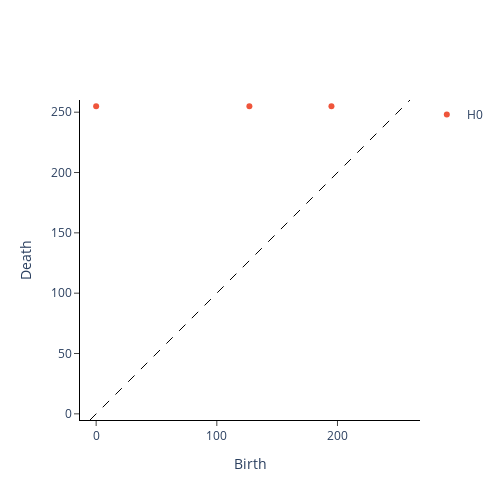

Notebook cell for this chart:
### Markdown cell above
*The correct answer is hidden here. Highlight or double-click to open the cell to see it when you're ready. No peeking!*

<font color='white'>
Three $H_0$ components.    
</font>

### Code cell
# Find Cubical Persistence

Density = [img]
cubical_persistence = CubicalPersistence(n_jobs=-1, reduced_homology=False)
Persistence = cubical_persistence.fit_transform(Density)

filtered = Filtering(epsilon=10 ** -2)
Filtered_Persistence = filtered.fit_transform(Persistence)
plot = filtered.plot(Filtered_Persistence)
plot.show()

### Figure 1 — Plotly figure (JSON) as saved in the notebook; plotly's stock layout.template omitted (floating-point values rounded to 4 significant figures)
{"data": [{"hoverinfo": "none", "line": {"color": "black", "dash": "dash", "width": 1}, "mode": "lines", "showlegend": false, "type": "scatter", "x": [-5.1, 260.1], "y": [-5.1, 260.1]}, {"hoverinfo": "text", "hovertext": ["(0.0, 255.0)", "(127.0, 255.0)", "(195.0, 255.0)"], "mode": "markers", "name": "H0", "type": "scatter", "x": [0, 127, 195], "y": [255, 255, 255]}, {"hoverinfo": "text", "hovertext": [], "mode": "markers", "name": "H1", "type": "scatter", "x": [], "y": []}], "layout": {"height": 500, "plot_bgcolor": "white", "width": 500, "xaxis": {"autorange": false, "exponentformat": "e", "linecolor": "black", "linewidth": 1, "mirror": false, "range": [-5.1, 260.1], "showexponent": "all", "showline": true, "side": "bottom", "ticks": "outside", "title": {"text": "Birth"}, "type": "linear", "zeroline": true}, "yaxis": {"autorange": false, "exponentformat": "e", "linecolor": "black", "linewidth": 1, "mirror": false, "range": [-5.1, 260.1], "scaleanchor": "x", "scaleratio": 1, "showexponent": "all", "showline": true, "side": "left", "ticks": "outside", "title": {"text": "Death"}, "type": "linear", "zeroline": true}}}
